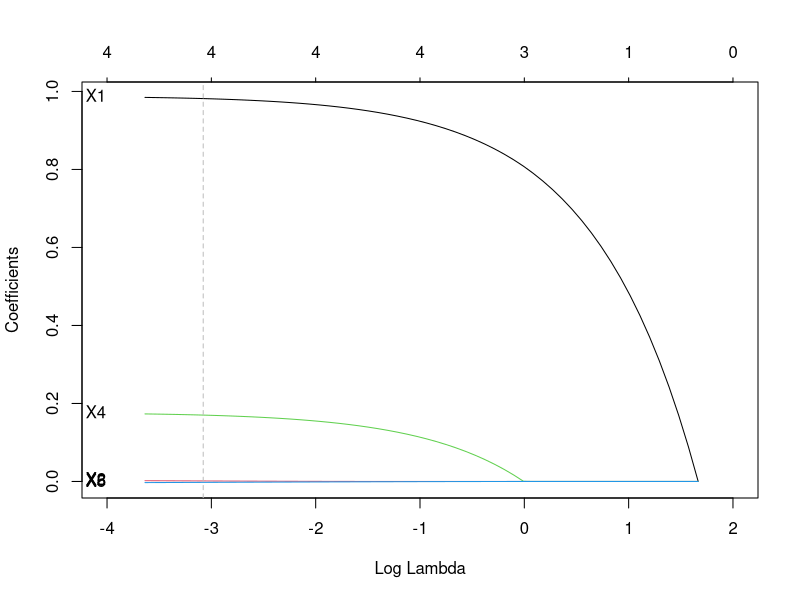
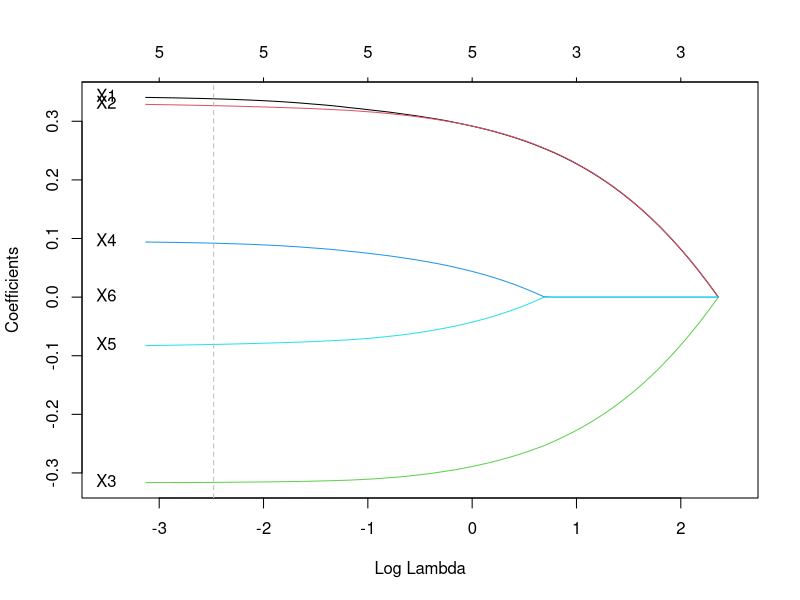
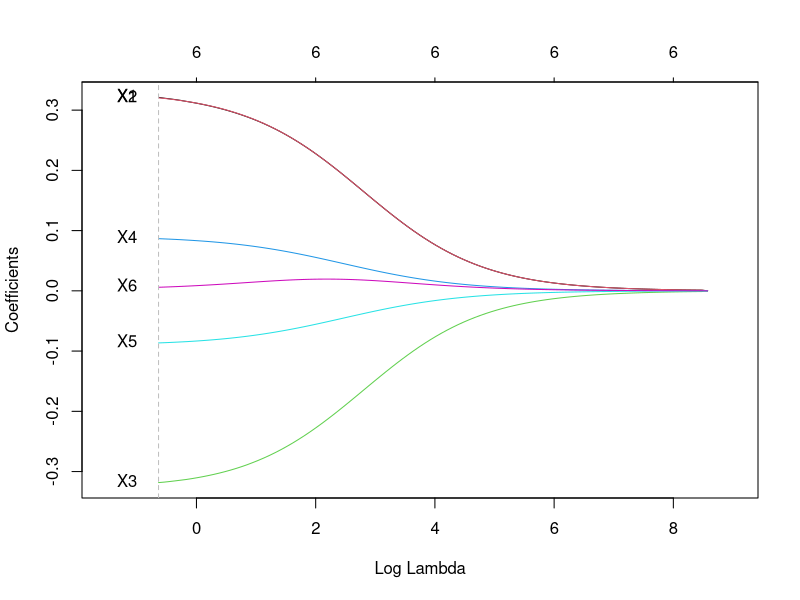

Generate these figures, in order, with R:
#-------------------------------------------------------------------------------
# EXAMPLE: SIMULATED DATA  --- Lasso vs Elastic net --- grouped selection
#-------------------------------------------------------------------------------

n=100
set.seed(1)
Z1=runif(n,0,20)
Z2=runif(n,0,20)
Z3=runif(n,0,20)
y=Z1+0.2*Z2+rnorm(n)

X1=Z1+rnorm(n,sd=0.01)
X2=Z1+rnorm(n,sd=0.01)
X3=-Z1+rnorm(n,sd=0.01)
X4=Z2+rnorm(n,sd=0.01)
X5=-Z2+rnorm(n,sd=0.01)
X6=Z3

X=cbind(X1,X2,X3,X4,X5,X6)
temp=cor(X)

#-------------------------------------------------------------------------------
### Lasso
#-------------------------------------------------------------------------------

library(glmnet)

# 1) Finding the optimal lambda
set.seed(123)
lasso.cv=cv.glmnet(X,y,family = "gaussian", type.measure = "mse",alpha = 1)
bestlam=lasso.cv$lambda.min


# 2) Fit the model 
lasso.fit=glmnet(X,y,alpha = 1)
coef(lasso.fit,s=bestlam)
labels=colnames(X)
plot(lasso.fit, xvar="lambda",xlim=c(-4,2))
abline(v=log(bestlam), lty=2,col="grey")
text(rep(-4.3, length(labels)), coef(lasso.fit)[-1,length(lasso.cv$lambda)], labels, pos=4,cex=1)

#-------------------------------------------------------------------------------
## Elastic net 
#-------------------------------------------------------------------------------

# 1) Finding the optimal lambda
set.seed(123)
alpha=0.5
en.cv=cv.glmnet(X,y,family = "gaussian", type.measure = "mse",alpha = alpha)
bestlam=en.cv$lambda.min

# 2) Fit the model 
en.fit=glmnet(X,y,family = "gaussian", type.measure = "mse",alpha=alpha)
coef(en.fit,s=bestlam)

plot(en.fit, xvar="lambda",xlim=c(-3.5,2.5))
abline(v=log(bestlam), lty=2,col="grey")
text(rep(-3.7, length(labels)), coef(en.fit)[-1,length(en.cv$lambda)], labels, pos=4,cex=1)


#-------------------------------------------------------------------------------
#### Ridge
#-------------------------------------------------------------------------------

# 1) Finding the optimal lambda
set.seed(123)
ridge.cv=cv.glmnet(x = X, y = y, family = "gaussian", type.measure = "mse", alpha = 0)
bestlam=ridge.cv$lambda.min

# 2) Fit the model 
ridge.fit=glmnet(x = X, y = y, family = "gaussian", alpha = 0)
coef(ridge.fit,s=bestlam)

annotations=colnames(X)
plot(ridge.fit, xvar="lambda",xlim=c(-1.5,9))
abline(v=log(bestlam), lty=2,col="grey")
text(-1.5, coef(ridge.fit)[-1,length(ridge.cv$lambda)], annotations, pos=4,cex=1)
